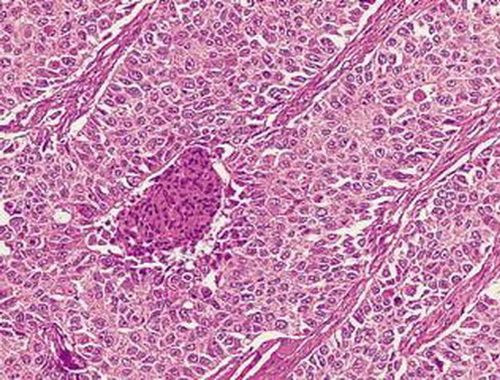
#> input picture Cancer.jpg, 500 x 380 px, found by its file name
$ jupyter execute --allow-errors Exercise_4_original.ipynb
#> lines starting #> are read from the running program, lines starting #| are printed output that depends on the picture
<a href="https://colab.research.google.com/github/jessie0628/codingwithcx/blob/master/Exercise_4_original.ipynb" target="_parent"></a>

[cell 1]
from scipy import ndimage
import scipy
import numpy as np
from PIL import Image
import matplotlib.image as mpimg
from matplotlib import pyplot as plt
import matplotlib

## Loading an Image

We will use the matplotlib.image library for loading the image from our computer.

[cell 2]
# Load an image
image = mpimg.imread("Images/Cancer.jpg")
#> image is the input picture: shape (380, 500, 3); mean R, G, B 196.1, 134.9, 173.2

# Display the loaded image
plt.figure(figsize=(10,10))
plt.imshow(image)
plt.show()

## Display the Red, Blue and Green channel separately

As you saw in the lecture, a coloured image is made of red, green and blue channels. Let us view each channel separately for the loaded image.

[cell 3]
b = image.copy()
# set green and red channels to 0
b[:, :, 0] = 0
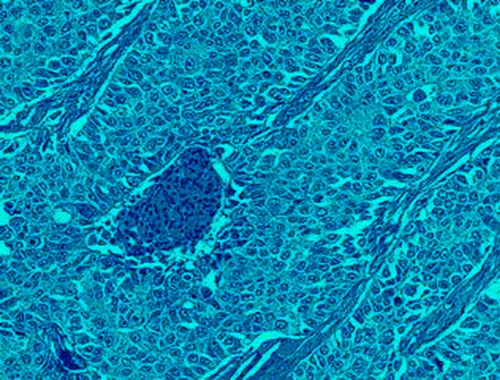
#> b: shape (380, 500, 3); mean R, G, B 0, 134.9, 173.2
b[:, :, 1] = 0
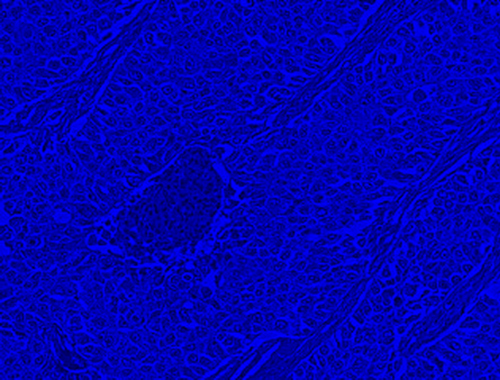
#> b: shape (380, 500, 3); mean R, G, B 0, 0, 173.2

# do for green
g = image.copy()
# set blue and red channels to 0

# do for red
r = image.copy()
# set blue and green channels to 0


# Red channel
plt.figure(figsize=(10,10))

# Green channel
plt.figure(figsize=(10,10))

# Blue channel
plt.figure(figsize=(10,10))
plt.imshow(b)
plt.show()

Let us also see how the image would look in grayscale.

[cell 4]
def rgb2gray(rgb):
    return np.dot(rgb[...,:3], [0.2989, 0.5870, 0.1140])
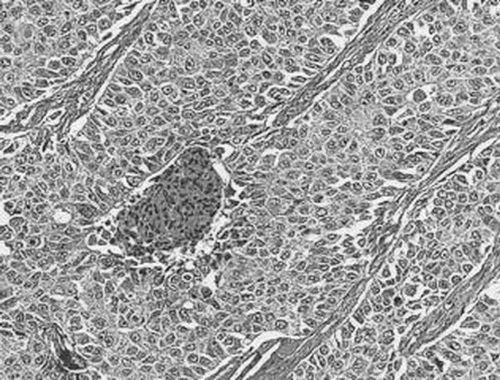
#> returned value: shape (380, 500) float64; min 14.08, max 254.7, mean 157.6

gray_cancer = rgb2gray(image)
plt.figure(figsize=(10,10))
plt.imshow(gray_cancer, cmap='gray')
plt.show()

## Sobel Filter

The Sobel filter is used in image processing and computer vision, particularly within edge detection algorithms where it creates an image emphasising edges.

[cell 5]
# apply convolution operation
def convolve_Img(img, fi):
    return ndimage.correlate(img, fi, mode='constant', cval=1.0)
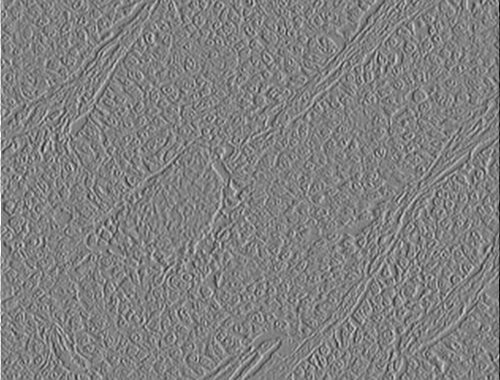
#> returned value: shape (380, 500) float64; min -984.4, max 964.6, mean 0; drawn with min black and max white

# Horizontal edge detection
def grad_x(img):
    Kx = np.array([[-1, 0, 1],
                   [-2, 0, 2],
                   [-1, 0, 1]])

    return convolve_Img(img, Kx)

# Vertical edge detection
def grad_y(img):
    Ky = np.array([[1, 2, 1],
                   [0, 0, 0],
                   [-1, -2, -1]])

    return convolve_Img(img, Ky)
#> in convolve_Img (call 2), `return ndimage.correlate(img, fi, mode='constant', cval=1.0)`:
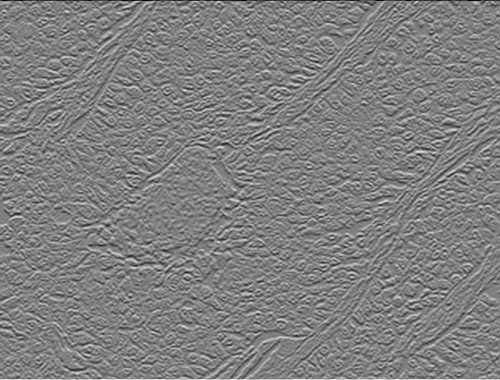
#> returned value: shape (380, 500) float64; min -980.1, max 970.9, mean 0; drawn with min black and max white


def sobel_filter(img):
    img = rgb2gray(img)
    img = np.array(img)

    # horizontal
    x_img = grad_x(img)

    # vertical
    y_img = grad_y(img)

    # combine
    sob = np.hypot(x_img, y_img)
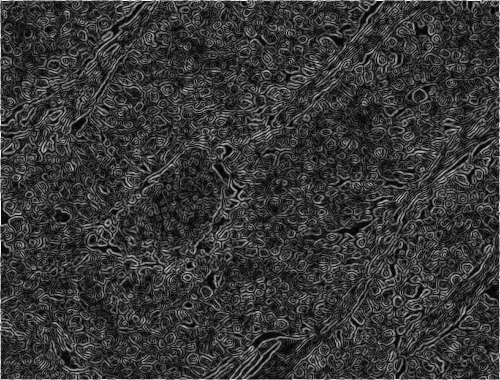
#> sob: shape (380, 500) float64; min 0.0651, max 984.4, mean 215.5; drawn with min black and max white

    return sob
